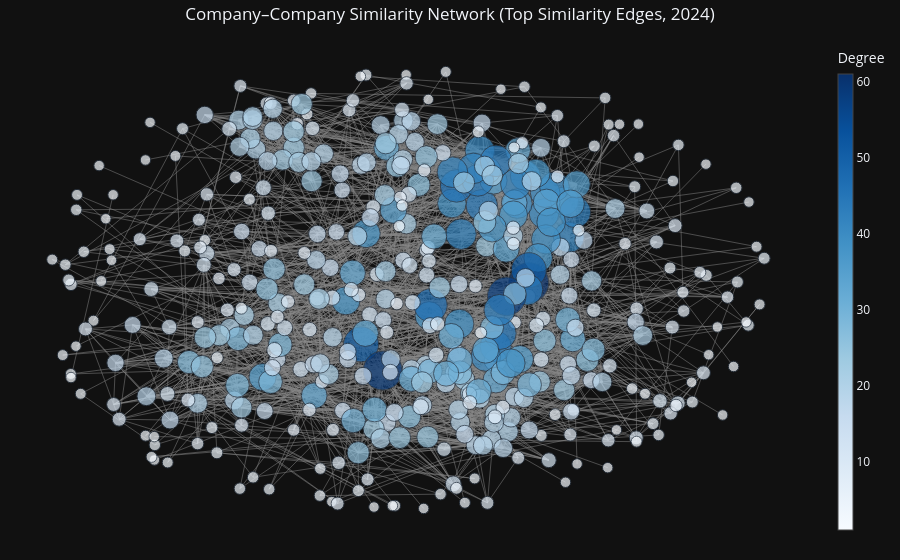

The code cell stored with this chart in its notebook:
### Code cell
if H_cc.number_of_nodes() > 0:
    # Layout positions from NetworkX
    pos = nx.spring_layout(H_cc, seed=42, k=0.4)

    # --- Build edge traces ---
    edge_x = []
    edge_y = []
    edge_weights = []
    edge_text = []

    for u, v, d in H_cc.edges(data=True):
        x0, y0 = pos[u]
        x1, y1 = pos[v]
        edge_x += [x0, x1, None]
        edge_y += [y0, y1, None]
        edge_weights.append(d["weight"])
        edge_text.append(f"{G.nodes[u]['label']} ↔ {G.nodes[v]['label']}<br>weight={d['weight']:.4f}")

    edge_trace = go.Scatter(
        x=edge_x,
        y=edge_y,
        line=dict(width=0.5, color="#888"),
        hoverinfo="none",
        mode="lines",
        name="Similarity"
    )

    # Optional: separate edge hover markers at midpoints
    edge_mid_x = []
    edge_mid_y = []
    for u, v, d in H_cc.edges(data=True):
        x0, y0 = pos[u]
        x1, y1 = pos[v]
        edge_mid_x.append((x0 + x1) / 2)
        edge_mid_y.append((y0 + y1) / 2)

    edge_hover_trace = go.Scatter(
        x=edge_mid_x,
        y=edge_mid_y,
        mode="markers",
        hoverinfo="text",
        marker=dict(size=5, color="rgba(0,0,0,0)"),  # invisible markers
        text=edge_text,
        name="Edge info"
    )

    # --- Build node trace ---
    degrees = dict(H_cc.degree())
    max_deg = max(degrees.values()) if degrees else 1

    node_x = []
    node_y = []
    node_size = []
    node_text = []

    for n in H_cc.nodes():
        x, y = pos[n]
        node_x.append(x)
        node_y.append(y)
        # Node size scaled by degree
        node_size.append(10 + 30 * (degrees[n] / max_deg))
        label = G.nodes[n]["label"]
        node_text.append(
            f"{label}<br>symbol={n}"
            f"<br>degree={degrees[n]}"
        )

    node_trace = go.Scatter(
        x=node_x,
        y=node_y,
        mode="markers",
        hoverinfo="text",
        text=node_text,
        marker=dict(
            showscale=True,
            colorscale="Blues",
            reversescale=False,
            color=[degrees[n] for n in H_cc.nodes()],
            size=node_size,
            colorbar=dict(
                thickness=15,
                title="Degree",
                xanchor="left",

            ),
            line_width=1
        ),
        name="Companies"
    )

    fig = go.Figure(
        data=[edge_trace, edge_hover_trace, node_trace],
        layout=go.Layout(
            title="Company–Company Similarity Network (Top Similarity Edges, 2024)",
            title_x=0.5,
            showlegend=False,
            hovermode="closest",
            margin=dict(b=20, l=5, r=5, t=40),
            xaxis=dict(showgrid=False, zeroline=False, showticklabels=False),
            yaxis=dict(showgrid=False, zeroline=False, showticklabels=False),
        )
    )

    fig.show()
else:
    print("No edges in the thresholded company-company graph to plot.")

### Figure 1 — Plotly figure (JSON) as saved in the notebook; plotly's stock layout.template omitted (floating-point values rounded to 4 significant figures; data arrays with more than 128 entries replaced by an {"elided": "..."} marker saying what was removed)
{"data": [{"hoverinfo": "none", "line": {"color": "#888", "width": 0.5}, "mode": "lines", "name": "Similarity", "x": {"elided": "10323 float values"}, "y": {"elided": "10323 float values"}, "type": "scatter"}, {"hoverinfo": "text", "marker": {"color": "rgba(0,0,0,0)", "size": 5}, "mode": "markers", "name": "Edge info", "text": {"elided": "3441 str values"}, "x": {"elided": "3441 float values"}, "y": {"elided": "3441 float values"}, "type": "scatter"}, {"hoverinfo": "text", "marker": {"color": {"elided": "446 int values"}, "colorbar": {"thickness": 15, "title": {"text": "Degree"}, "xanchor": "left"}, "colorscale": [[0.0, "rgb(247,251,255)"], [0.125, "rgb(222,235,247)"], [0.25, "rgb(198,219,239)"], [0.375, "rgb(158,202,225)"], [0.5, "rgb(107,174,214)"], [0.625, "rgb(66,146,198)"], [0.75, "rgb(33,113,181)"], [0.875, "rgb(8,81,156)"], [1.0, "rgb(8,48,107)"]], "line": {"width": 1}, "reversescale": false, "showscale": true, "size": {"elided": "446 float values"}}, "mode": "markers", "name": "Companies", "text": {"elided": "446 str values"}, "x": {"elided": "446 float values"}, "y": {"elided": "446 float values"}, "type": "scatter"}], "layout": {"hovermode": "closest", "margin": {"b": 20, "l": 5, "r": 5, "t": 40}, "showlegend": false, "title": {"text": "Company–Company Similarity Network (Top Similarity Edges, 2024)", "x": 0.5}, "xaxis": {"showgrid": false, "showticklabels": false, "zeroline": false}, "yaxis": {"showgrid": false, "showticklabels": false, "zeroline": false}}}
